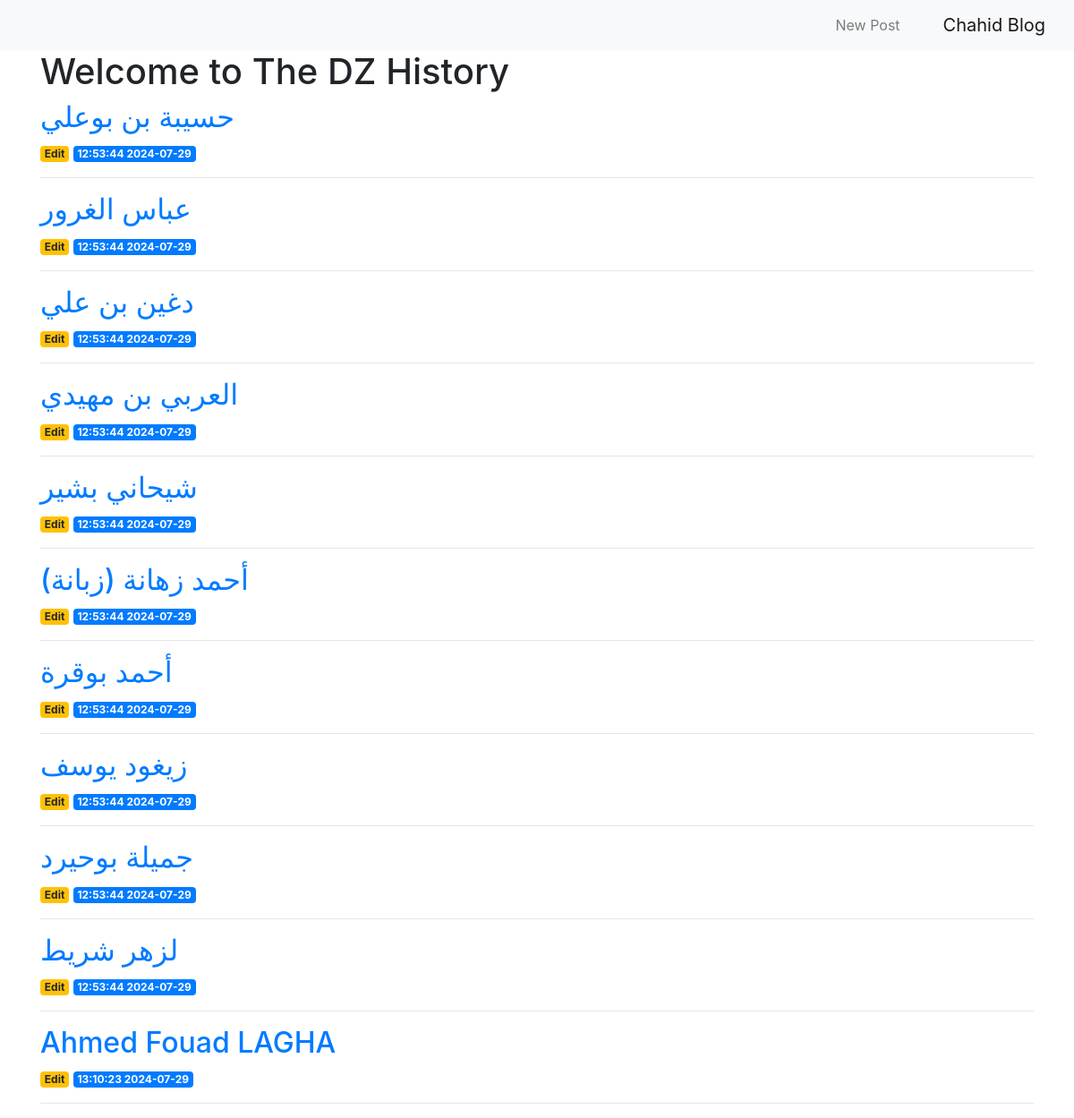
The page / on the database its author committed.
### tables this page shows
CREATE TABLE posts (
    id INTEGER PRIMARY KEY AUTOINCREMENT,
    created TIMESTAMP NOT NULL DEFAULT CURRENT_TIMESTAMP,
    title TEXT NOT NULL,
    content TEXT NOT NULL,
    birth_date DATE NOT NULL,
    date_of_death TEXT NOT NULL,
    image TEXT NOT NULL
);

### app.py (the view)
@app.route('/')
def index():
    conn = get_db_connection()
    posts = conn.execute('SELECT * FROM posts').fetchall()
    conn.close()
    return render_template('index.html', posts=posts)

### app.py (called while the page is built)
def get_db_connection():
    conn = sqlite3.connect('database.db')
    conn.row_factory = sqlite3.Row
    return conn

### templates/index.html (shortened to what this page needs)
<!DOCTYPE html>
<html lang="ar" dir="rtl">
<head>
</head>
<body>
    {% extends 'base.html' %}
    {% block content %}
        <h1>{% block title %} Welcome to The DZ History {% endblock %}</h1>
        {% for post in posts %}
            <a href="{{ url_for('post', post_id=post['id']) }}">
                <h2>{{ post['title'] }}</h2>
            </a>
            <span class="badge badge-primary">{{ post['created'] }}</span>
            <a href="{{ url_for('edit', id=post['id']) }}">
                <span class="badge badge-warning">Edit</span>
            </a>
            <hr>
        {% endfor %}
    {% endblock %}

### templates/base.html (shortened to what this page needs)
<!doctype html>
<html lang="ar">
  <head>
    <link rel="stylesheet" href="https://stackpath.bootstrapcdn.com/bootstrap/4.3.1/css/bootstrap.min.css">
  </head>
  <body>
    <nav class="navbar navbar-expand-md navbar-light bg-light">
        <a class="navbar-brand" href="{{ url_for('index')}}">Chahid Blog</a>
        <div class="collapse navbar-collapse" id="navbarNav">
            <ul class="navbar-nav">
            <li class="nav-item">
              <a class="nav-link" href="{{url_for('create')}}">New Post</a>
            </li>
            </ul>
        </div>
    </nav>
    <div class="container">
        {% block content %} {% endblock %}
    </div>
  </body>
</html>

### rows shown on the page
posts: title "حسيبة بن بوعلي", created "2024-07-29 12:53:44"
posts: title "عباس الغرور", created "2024-07-29 12:53:44"
posts: title "دغين بن علي", created "2024-07-29 12:53:44"
posts: title "العربي بن مهيدي", created "2024-07-29 12:53:44"
posts: title "شيحاني بشير", created "2024-07-29 12:53:44"
posts: title "أحمد زهانة (زبانة)", created "2024-07-29 12:53:44"
posts: title "أحمد بوقرة", created "2024-07-29 12:53:44"
posts: title "زيغود يوسف", created "2024-07-29 12:53:44"
posts: title "جميلة بوحيرد", created "2024-07-29 12:53:44"
posts: title "لزهر شريط", created "2024-07-29 12:53:44"
posts: title "Ahmed Fouad LAGHA", created "2024-07-29 13:10:23"
